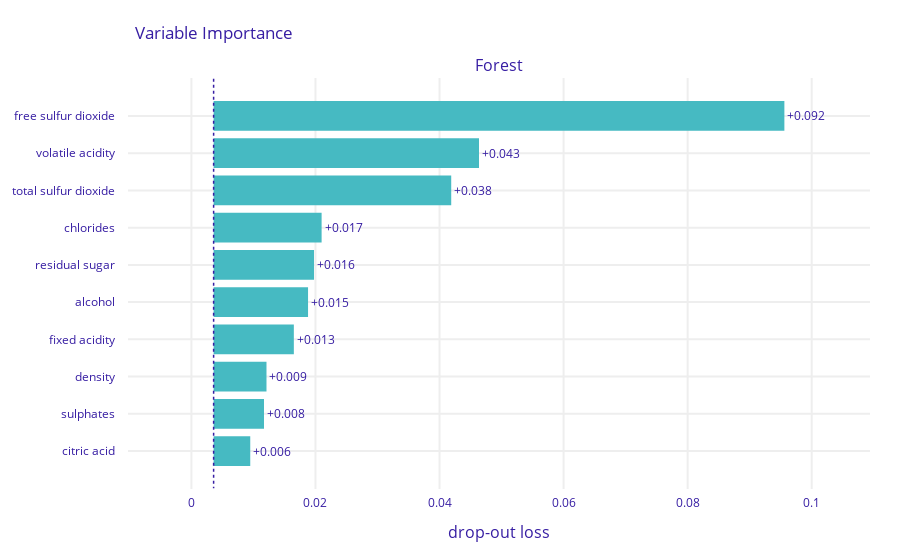
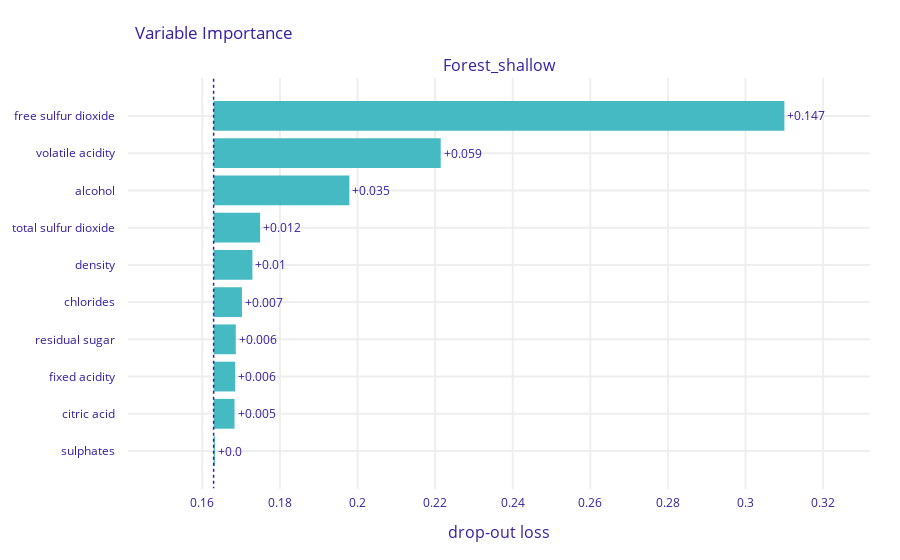
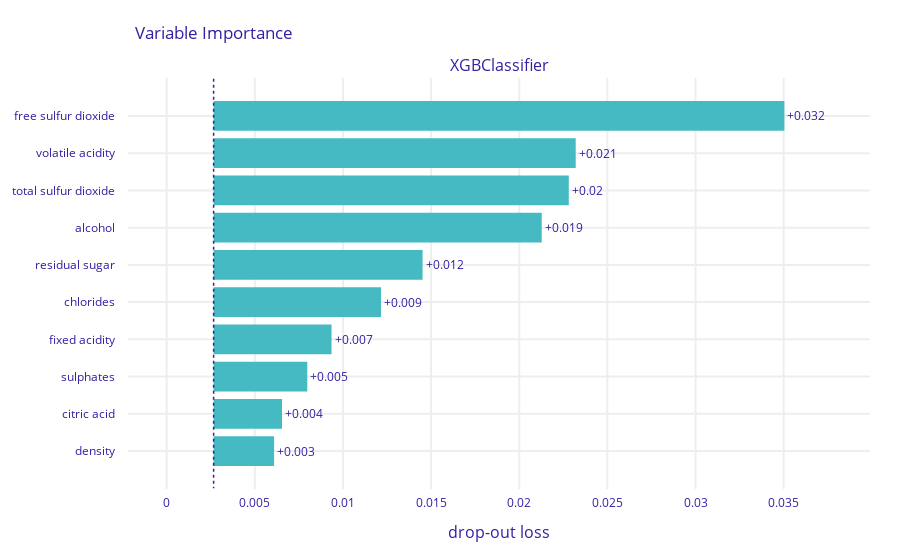
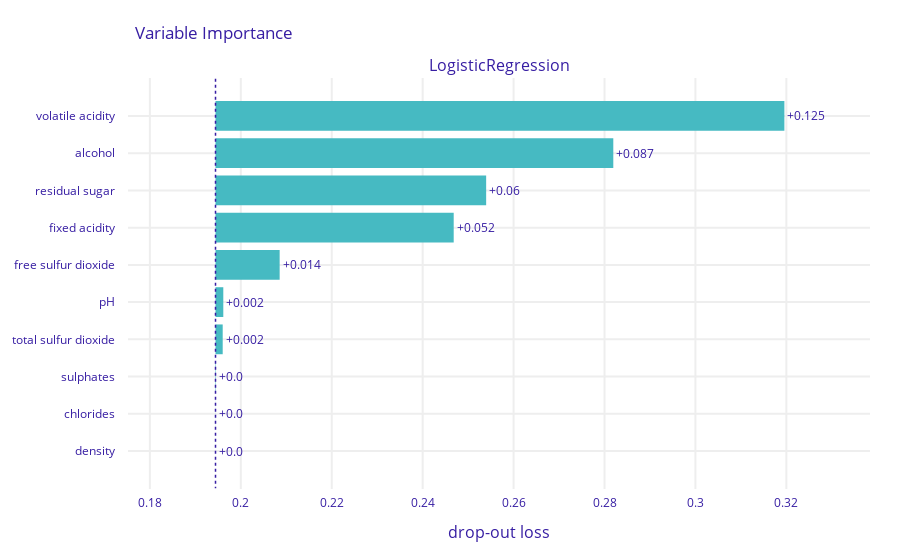

Notebook source saved alongside these figures, in order:
### Code cell
for model_name, pvi in zip(explainers.keys(), pvis):
    pvi.plot()

### Figure 1 — Plotly figure (JSON) as saved in the notebook; plotly's stock layout.template omitted (floating-point values rounded to 4 significant figures)
{"data": [{"base": 0.003581, "hoverinfo": "text", "hoverlabel": {"bgcolor": "rgba(0, 0, 0, 0.8)"}, "hovertext": ["Model: Forest loss after<br>variable: free sulfur dioxide is permuted: 0.096<br>Drop-out loss change: +0.092", "Model: Forest loss after<br>variable: volatile acidity is permuted: 0.046<br>Drop-out loss change: +0.043", "Model: Forest loss after<br>variable: total sulfur dioxide is permuted: 0.042<br>Drop-out loss change: +0.038", "Model: Forest loss after<br>variable: chlorides is permuted: 0.021<br>Drop-out loss change: +0.017", "Model: Forest loss after<br>variable: residual sugar is permuted: 0.02<br>Drop-out loss change: +0.016", "Model: Forest loss after<br>variable: alcohol is permuted: 0.019<br>Drop-out loss change: +0.015", "Model: Forest loss after<br>variable: fixed acidity is permuted: 0.017<br>Drop-out loss change: +0.013", "Model: Forest loss after<br>variable: density is permuted: 0.012<br>Drop-out loss change: +0.009", "Model: Forest loss after<br>variable: sulphates is permuted: 0.012<br>Drop-out loss change: +0.008", "Model: Forest loss after<br>variable: citric acid is permuted: 0.009<br>Drop-out loss change: +0.006"], "marker": {"color": "#46bac2"}, "orientation": "h", "showlegend": false, "text": ["+0.092", "+0.043", "+0.038", "+0.017", "+0.016", "+0.015", "+0.013", "+0.009", "+0.008", "+0.006"], "textposition": "outside", "type": "bar", "x": [0.09202, 0.04279, 0.03831, 0.01741, 0.01619, 0.01522, 0.01293, 0.008525, 0.008123, 0.005906], "xaxis": "x", "y": ["free sulfur dioxide", "volatile acidity", "total sulfur dioxide", "chlorides", "residual sugar", "alcohol", "fixed acidity", "density", "sulphates", "citric acid"], "yaxis": "y"}], "layout": {"annotations": [{"font": {"size": 16}, "showarrow": false, "text": "Forest", "x": 0.5, "xanchor": "center", "xref": "paper", "y": 1, "yanchor": "bottom", "yref": "paper"}, {"font": {"size": 16}, "showarrow": false, "text": "drop-out loss", "x": 0.5, "xanchor": "center", "xref": "paper", "y": 0, "yanchor": "top", "yref": "paper", "yshift": -30}], "autosize": true, "font": {"color": "#371ea3"}, "margin": {"b": 71, "r": 30, "t": 78}, "shapes": [{"line": {"color": "#371ea3", "dash": "dot", "width": 1.5}, "type": "line", "x0": 0.003581, "x1": 0.003581, "xref": "x", "y0": -1, "y1": 10, "yref": "y"}], "title": {"text": "Variable Importance", "x": 0.15}, "xaxis": {"anchor": "y", "automargin": true, "domain": [0, 1], "fixedrange": true, "gridwidth": 2, "range": [-0.01022, 0.1094], "tickcolor": "white", "ticklen": 3, "ticks": "outside", "type": "linear", "zeroline": false}, "yaxis": {"anchor": "x", "automargin": true, "autorange": true, "domain": [0, 1], "fixedrange": true, "gridwidth": 2, "range": [10.04, -1.039], "tickcolor": "white", "ticklen": 10, "ticks": "outside", "type": "category"}}}

### Figure 2 — Plotly figure (JSON) as saved in the notebook; plotly's stock layout.template omitted (floating-point values rounded to 4 significant figures)
{"data": [{"base": 0.1629, "hoverinfo": "text", "hoverlabel": {"bgcolor": "rgba(0, 0, 0, 0.8)"}, "hovertext": ["Model: Forest_shallow loss after<br>variable: free sulfur dioxide is permuted: 0.31<br>Drop-out loss change: +0.147", "Model: Forest_shallow loss after<br>variable: volatile acidity is permuted: 0.221<br>Drop-out loss change: +0.059", "Model: Forest_shallow loss after<br>variable: alcohol is permuted: 0.198<br>Drop-out loss change: +0.035", "Model: Forest_shallow loss after<br>variable: total sulfur dioxide is permuted: 0.175<br>Drop-out loss change: +0.012", "Model: Forest_shallow loss after<br>variable: density is permuted: 0.173<br>Drop-out loss change: +0.01", "Model: Forest_shallow loss after<br>variable: chlorides is permuted: 0.17<br>Drop-out loss change: +0.007", "Model: Forest_shallow loss after<br>variable: residual sugar is permuted: 0.169<br>Drop-out loss change: +0.006", "Model: Forest_shallow loss after<br>variable: fixed acidity is permuted: 0.168<br>Drop-out loss change: +0.006", "Model: Forest_shallow loss after<br>variable: citric acid is permuted: 0.168<br>Drop-out loss change: +0.005", "Model: Forest_shallow loss after<br>variable: sulphates is permuted: 0.163<br>Drop-out loss change: +0.0"], "marker": {"color": "#46bac2"}, "orientation": "h", "showlegend": false, "text": ["+0.147", "+0.059", "+0.035", "+0.012", "+0.01", "+0.007", "+0.006", "+0.006", "+0.005", "+0.0"], "textposition": "outside", "type": "bar", "x": [0.1471, 0.05853, 0.03498, 0.01199, 0.009999, 0.007295, 0.005716, 0.005555, 0.005387, 0.0003313], "xaxis": "x", "y": ["free sulfur dioxide", "volatile acidity", "alcohol", "total sulfur dioxide", "density", "chlorides", "residual sugar", "fixed acidity", "citric acid", "sulphates"], "yaxis": "y"}], "layout": {"annotations": [{"font": {"size": 16}, "showarrow": false, "text": "Forest_shallow", "x": 0.5, "xanchor": "center", "xref": "paper", "y": 1, "yanchor": "bottom", "yref": "paper"}, {"font": {"size": 16}, "showarrow": false, "text": "drop-out loss", "x": 0.5, "xanchor": "center", "xref": "paper", "y": 0, "yanchor": "top", "yref": "paper", "yshift": -30}], "autosize": true, "font": {"color": "#371ea3"}, "margin": {"b": 71, "r": 30, "t": 78}, "shapes": [{"line": {"color": "#371ea3", "dash": "dot", "width": 1.5}, "type": "line", "x0": 0.1629, "x1": 0.1629, "xref": "x", "y0": -1, "y1": 10, "yref": "y"}], "title": {"text": "Variable Importance", "x": 0.15}, "xaxis": {"anchor": "y", "automargin": true, "domain": [0, 1], "fixedrange": true, "gridwidth": 2, "range": [0.1408, 0.3321], "tickcolor": "white", "ticklen": 3, "ticks": "outside", "type": "linear", "zeroline": false}, "yaxis": {"anchor": "x", "automargin": true, "autorange": true, "domain": [0, 1], "fixedrange": true, "gridwidth": 2, "range": [10.04, -1.039], "tickcolor": "white", "ticklen": 10, "ticks": "outside", "type": "category"}}}

### Figure 3 — Plotly figure (JSON) as saved in the notebook; plotly's stock layout.template omitted (floating-point values rounded to 4 significant figures)
{"data": [{"base": 0.002663, "hoverinfo": "text", "hoverlabel": {"bgcolor": "rgba(0, 0, 0, 0.8)"}, "hovertext": ["Model: XGBClassifier loss after<br>variable: free sulfur dioxide is permuted: 0.035<br>Drop-out loss change: +0.032", "Model: XGBClassifier loss after<br>variable: volatile acidity is permuted: 0.023<br>Drop-out loss change: +0.021", "Model: XGBClassifier loss after<br>variable: total sulfur dioxide is permuted: 0.023<br>Drop-out loss change: +0.02", "Model: XGBClassifier loss after<br>variable: alcohol is permuted: 0.021<br>Drop-out loss change: +0.019", "Model: XGBClassifier loss after<br>variable: residual sugar is permuted: 0.015<br>Drop-out loss change: +0.012", "Model: XGBClassifier loss after<br>variable: chlorides is permuted: 0.012<br>Drop-out loss change: +0.009", "Model: XGBClassifier loss after<br>variable: fixed acidity is permuted: 0.009<br>Drop-out loss change: +0.007", "Model: XGBClassifier loss after<br>variable: sulphates is permuted: 0.008<br>Drop-out loss change: +0.005", "Model: XGBClassifier loss after<br>variable: citric acid is permuted: 0.007<br>Drop-out loss change: +0.004", "Model: XGBClassifier loss after<br>variable: density is permuted: 0.006<br>Drop-out loss change: +0.003"], "marker": {"color": "#46bac2"}, "orientation": "h", "showlegend": false, "text": ["+0.032", "+0.021", "+0.02", "+0.019", "+0.012", "+0.009", "+0.007", "+0.005", "+0.004", "+0.003"], "textposition": "outside", "type": "bar", "x": [0.03238, 0.02054, 0.02015, 0.01861, 0.01185, 0.009494, 0.00669, 0.005315, 0.003879, 0.003431], "xaxis": "x", "y": ["free sulfur dioxide", "volatile acidity", "total sulfur dioxide", "alcohol", "residual sugar", "chlorides", "fixed acidity", "sulphates", "citric acid", "density"], "yaxis": "y"}], "layout": {"annotations": [{"font": {"size": 16}, "showarrow": false, "text": "XGBClassifier", "x": 0.5, "xanchor": "center", "xref": "paper", "y": 1, "yanchor": "bottom", "yref": "paper"}, {"font": {"size": 16}, "showarrow": false, "text": "drop-out loss", "x": 0.5, "xanchor": "center", "xref": "paper", "y": 0, "yanchor": "top", "yref": "paper", "yshift": -30}], "autosize": true, "font": {"color": "#371ea3"}, "margin": {"b": 71, "r": 30, "t": 78}, "shapes": [{"line": {"color": "#371ea3", "dash": "dot", "width": 1.5}, "type": "line", "x0": 0.002663, "x1": 0.002663, "xref": "x", "y0": -1, "y1": 10, "yref": "y"}], "title": {"text": "Variable Importance", "x": 0.15}, "xaxis": {"anchor": "y", "automargin": true, "domain": [0, 1], "fixedrange": true, "gridwidth": 2, "range": [-0.002194, 0.0399], "tickcolor": "white", "ticklen": 3, "ticks": "outside", "type": "linear", "zeroline": false}, "yaxis": {"anchor": "x", "automargin": true, "autorange": true, "domain": [0, 1], "fixedrange": true, "gridwidth": 2, "range": [10.04, -1.039], "tickcolor": "white", "ticklen": 10, "ticks": "outside", "type": "category"}}}

### Figure 4 — Plotly figure (JSON) as saved in the notebook; plotly's stock layout.template omitted (floating-point values rounded to 4 significant figures)
{"data": [{"base": 0.1944, "hoverinfo": "text", "hoverlabel": {"bgcolor": "rgba(0, 0, 0, 0.8)"}, "hovertext": ["Model: LogisticRegression loss after<br>variable: volatile acidity is permuted: 0.32<br>Drop-out loss change: +0.125", "Model: LogisticRegression loss after<br>variable: alcohol is permuted: 0.282<br>Drop-out loss change: +0.087", "Model: LogisticRegression loss after<br>variable: residual sugar is permuted: 0.254<br>Drop-out loss change: +0.06", "Model: LogisticRegression loss after<br>variable: fixed acidity is permuted: 0.247<br>Drop-out loss change: +0.052", "Model: LogisticRegression loss after<br>variable: free sulfur dioxide is permuted: 0.209<br>Drop-out loss change: +0.014", "Model: LogisticRegression loss after<br>variable: pH is permuted: 0.196<br>Drop-out loss change: +0.002", "Model: LogisticRegression loss after<br>variable: total sulfur dioxide is permuted: 0.196<br>Drop-out loss change: +0.002", "Model: LogisticRegression loss after<br>variable: sulphates is permuted: 0.195<br>Drop-out loss change: +0.0", "Model: LogisticRegression loss after<br>variable: chlorides is permuted: 0.194<br>Drop-out loss change: +0.0", "Model: LogisticRegression loss after<br>variable: density is permuted: 0.194<br>Drop-out loss change: +0.0"], "marker": {"color": "#46bac2"}, "orientation": "h", "showlegend": false, "text": ["+0.125", "+0.087", "+0.06", "+0.052", "+0.014", "+0.002", "+0.002", "+0.0", "+0.0", "+0.0"], "textposition": "outside", "type": "bar", "x": [0.1251, 0.0875, 0.05953, 0.05239, 0.01411, 0.001713, 0.00158, 9.907e-05, 1.643e-05, 2.8e-06], "xaxis": "x", "y": ["volatile acidity", "alcohol", "residual sugar", "fixed acidity", "free sulfur dioxide", "pH", "total sulfur dioxide", "sulphates", "chlorides", "density"], "yaxis": "y"}], "layout": {"annotations": [{"font": {"size": 16}, "showarrow": false, "text": "LogisticRegression", "x": 0.5, "xanchor": "center", "xref": "paper", "y": 1, "yanchor": "bottom", "yref": "paper"}, {"font": {"size": 16}, "showarrow": false, "text": "drop-out loss", "x": 0.5, "xanchor": "center", "xref": "paper", "y": 0, "yanchor": "top", "yref": "paper", "yshift": -30}], "autosize": true, "font": {"color": "#371ea3"}, "margin": {"b": 71, "r": 30, "t": 78}, "shapes": [{"line": {"color": "#371ea3", "dash": "dot", "width": 1.5}, "type": "line", "x0": 0.1944, "x1": 0.1944, "xref": "x", "y0": -1, "y1": 10, "yref": "y"}], "title": {"text": "Variable Importance", "x": 0.15}, "xaxis": {"anchor": "y", "automargin": true, "domain": [0, 1], "fixedrange": true, "gridwidth": 2, "range": [0.1752, 0.3384], "tickcolor": "white", "ticklen": 3, "ticks": "outside", "type": "linear", "zeroline": false}, "yaxis": {"anchor": "x", "automargin": true, "autorange": true, "domain": [0, 1], "fixedrange": true, "gridwidth": 2, "range": [10.04, -1.039], "tickcolor": "white", "ticklen": 10, "ticks": "outside", "type": "category"}}}
